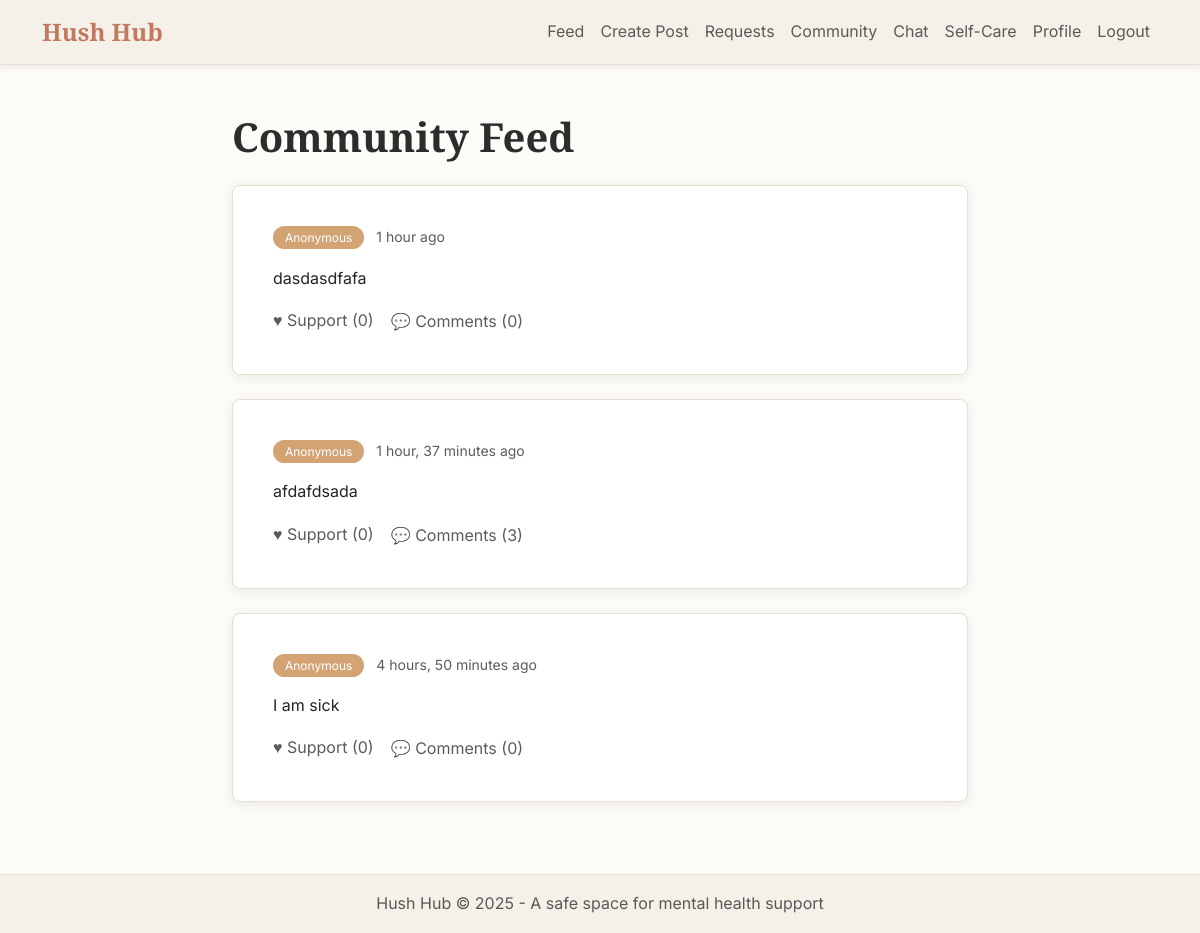
The page / (signed in) on the database its author committed.
### main/models.py (models this page shows, shortened)
class Post(models.Model):
    author = models.ForeignKey(User, on_delete=models.CASCADE, related_name='posts')
    content = models.TextField()
    created_at = models.DateTimeField(auto_now_add=True)
    is_anonymous = models.BooleanField(default=True)
    likes = models.ManyToManyField(User, related_name='liked_posts', blank=True)

### main/views.py (the view)
# urls.py: path('', views.index, name='index'),
@login_required
def index(request):
    posts = Post.objects.all().order_by('-created_at')
    comment_form = CommentForm()
    return render(request, 'main/index.html', {
        'posts': posts,
        'comment_form': comment_form
    })

### main/templates/main/index.html (shortened to what this page needs)
{% extends 'main/base.html' %}
{% block content %}
<div class="row">
    <div class="col-lg-8 mx-auto">
        <h1 class="mb-4">Community Feed</h1>
        {% for post in posts %}
        <div class="card post-card mb-4">
            <div class="card-body">
                <div class="post-meta d-flex justify-content-between align-items-center">
                    <div>
                        {% if post.is_anonymous %}
                        <span class="anonymous-badge">Anonymous</span>
                        {% else %}
                        <strong><a href="{% url 'profile' post.author.username %}"
                                class="text-decoration-none text-dark">{{ post.author.username }}</a></strong>
                        {% endif %}
                        <span class="text-muted ms-2">{{ post.created_at|timesince }} ago</span>
                    </div>
                </div>
                <div class="post-content my-3">
                    {{ post.content }}
                </div>
                <div class="post-actions d-flex align-items-center gap-3">
                    <a href="{% url 'toggle_like' post.id %}"
                        class="text-decoration-none {% if user in post.likes.all %}text-danger{% else %}text-muted{% endif %}">
                        ♥ Support ({{ post.likes.count }})
                    </a>
                    <button class="btn btn-link text-decoration-none text-muted p-0" type="button"
                        data-bs-toggle="collapse" data-bs-target="#comments-{{ post.id }}">
                        💬 Comments ({{ post.comments.count }})
                    </button>
                </div>
            </div>
        </div>
        {% empty %}
        <div class="text-center py-5">
            <p class="text-muted">No posts yet. Be the first to share!</p>
        </div>
        {% endfor %}
    </div>
</div>
{% endblock %}

### main/templates/main/base.html (shortened to what this page needs)
{% load static %}
<!DOCTYPE html>
<html lang="en">
<head>
    <link href="https://cdn.jsdelivr.net/npm/bootstrap@5.3.0/dist/css/bootstrap.min.css" rel="stylesheet">
    <link rel="stylesheet" href="{% static 'main/style.css' %}">
</head>
<body>
    <nav class="navbar navbar-expand-lg navbar-light bg-light">
        <div class="container">
            <a class="navbar-brand" href="{% url 'index' %}">Hush Hub</a>
            <div class="collapse navbar-collapse" id="navbarNav">
                <ul class="navbar-nav ms-auto">
                    {% if user.is_authenticated %}
                    <li class="nav-item">
                        <a class="nav-link" href="{% url 'index' %}">Feed</a>
                    </li>
                    {% if user.role == 'patient' %}
                    <li class="nav-item">
                        <a class="nav-link" href="{% url 'create_post' %}">Create Post</a>
                    </li>
                    {% endif %}
                    <li class="nav-item">
                        <a class="nav-link" href="{% url 'manage_requests' %}">Requests</a>
                    </li>
                    <li class="nav-item">
                        <a class="nav-link" href="{% url 'community_feed' %}">Community</a>
                    </li>
                    <li class="nav-item">
                        <a class="nav-link" href="{% url 'chat' %}">Chat</a>
                    </li>
                    <li class="nav-item">
                        <a class="nav-link" href="{% url 'self_care' %}">Self-Care</a>
                    </li>
                    <li class="nav-item">
                        <a class="nav-link" href="{% url 'profile' user.username %}">Profile</a>
                    </li>
                    <li class="nav-item">
                        <a class="nav-link" href="{% url 'logout' %}">Logout</a>
                    </li>
                    {% endif %}
                </ul>
            </div>
        </div>
    </nav>
    <main class="container my-5">
        {% block content %}
        {% endblock %}
    </main>
    <footer class="footer mt-auto py-3">
        <div class="container text-center">
            <span class="text-muted">Hush Hub &copy; 2025 - A safe space for mental health support</span>
        </div>
    </footer>
</body>
</html>

### main/static/main/style.css (style rules this page uses)
:root { --bg-primary: #fdfbf7; --bg-secondary: #f5f1e8; --text-primary: #2c2c2c; --text-secondary: #5a5a5a; --accent-primary: #c17a5f; --accent-secondary: #d4a373; --border-color: #e5dfd0; --shadow: rgba(0, 0, 0, 0.08); }
body { background-color: var(--bg-primary); color: var(--text-primary); font-family: 'Inter', sans-serif; font-weight: 400; line-height: 1.6; }
h1, h2, h3, h4, h5, h6, .navbar-brand { font-family: 'Crimson Pro', serif; font-weight: 600; color: var(--text-primary); }
.navbar { background-color: var(--bg-secondary) !important; border-bottom: 1px solid var(--border-color); box-shadow: 0 2px 8px var(--shadow); }
.navbar-brand { font-size: 1.5rem; color: var(--accent-primary) !important; }
.nav-link { color: var(--text-secondary) !important; transition: color 0.3s ease; }
.card { background-color: white; border: 1px solid var(--border-color); border-radius: 8px; box-shadow: 0 2px 12px var(--shadow); margin-bottom: 1.5rem; transition: transform 0.2s ease, box-shadow 0.2s ease; }
.footer { background-color: var(--bg-secondary); border-top: 1px solid var(--border-color); margin-top: 3rem; }
.post-card { padding: 1.5rem; }
.post-meta { font-size: 0.875rem; color: var(--text-secondary); }
.post-content { margin-top: 1rem; font-size: 1rem; line-height: 1.7; }
.anonymous-badge { background-color: var(--accent-secondary); color: white; padding: 0.25rem 0.75rem; border-radius: 12px; font-size: 0.75rem; }

### rows shown on the page
Post: is_anonymous "Anonymous", created_at "1 hour", content "dasdasdfafa", likes.count "0", comments.count "0"
Post: is_anonymous "Anonymous", created_at "1 hour, 37 minutes", content "afdafdsada", likes.count "0", comments.count "3"
Post: is_anonymous "Anonymous", created_at "4 hours, 50 minutes", content "I am sick", likes.count "0", comments.count "0"
